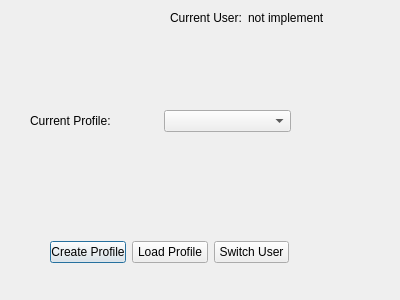
<?xml version="1.0" encoding="UTF-8"?>
<ui version="4.0">
 <class>MainScreen</class>
 <widget class="QDialog" name="MainScreen">
  <property name="geometry">
   <rect>
    <x>0</x>
    <y>0</y>
    <width>400</width>
    <height>300</height>
   </rect>
  </property>
  <property name="windowTitle">
   <string>Dialog</string>
  </property>
  <widget class="QWidget" name="">
   <property name="geometry">
    <rect>
     <x>50</x>
     <y>240</y>
     <width>239</width>
     <height>25</height>
    </rect>
   </property>
   <layout class="QHBoxLayout" name="horizontalLayout">
    <item>
     <widget class="QPushButton" name="createProfileButton">
      <property name="text">
       <string>Create Profile</string>
      </property>
     </widget>
    </item>
    <item>
     <widget class="QPushButton" name="loadProfileButton">
      <property name="text">
       <string>Load Profile</string>
      </property>
     </widget>
    </item>
    <item>
     <widget class="QPushButton" name="switchUserButton">
      <property name="text">
       <string>Switch User</string>
      </property>
     </widget>
    </item>
   </layout>
  </widget>
  <widget class="QWidget" name="">
   <property name="geometry">
    <rect>
     <x>30</x>
     <y>110</y>
     <width>261</width>
     <height>22</height>
    </rect>
   </property>
   <layout class="QHBoxLayout" name="horizontalLayout_2">
    <item>
     <widget class="QLabel" name="currentProfileLabel">
      <property name="text">
       <string>Current Profile:</string>
      </property>
     </widget>
    </item>
    <item>
     <widget class="QComboBox" name="comboBox"/>
    </item>
   </layout>
  </widget>
  <widget class="QWidget" name="">
   <property name="geometry">
    <rect>
     <x>170</x>
     <y>10</y>
     <width>153</width>
     <height>15</height>
    </rect>
   </property>
   <layout class="QHBoxLayout" name="horizontalLayout_3">
    <item>
     <widget class="QLabel" name="currentUserLabel">
      <property name="text">
       <string>Current User:</string>
      </property>
     </widget>
    </item>
    <item>
     <widget class="QLabel" name="showUsernameLabel">
      <property name="text">
       <string>not implemented</string>
      </property>
     </widget>
    </item>
   </layout>
  </widget>
 </widget>
 <resources/>
 <connections/>
</ui>
